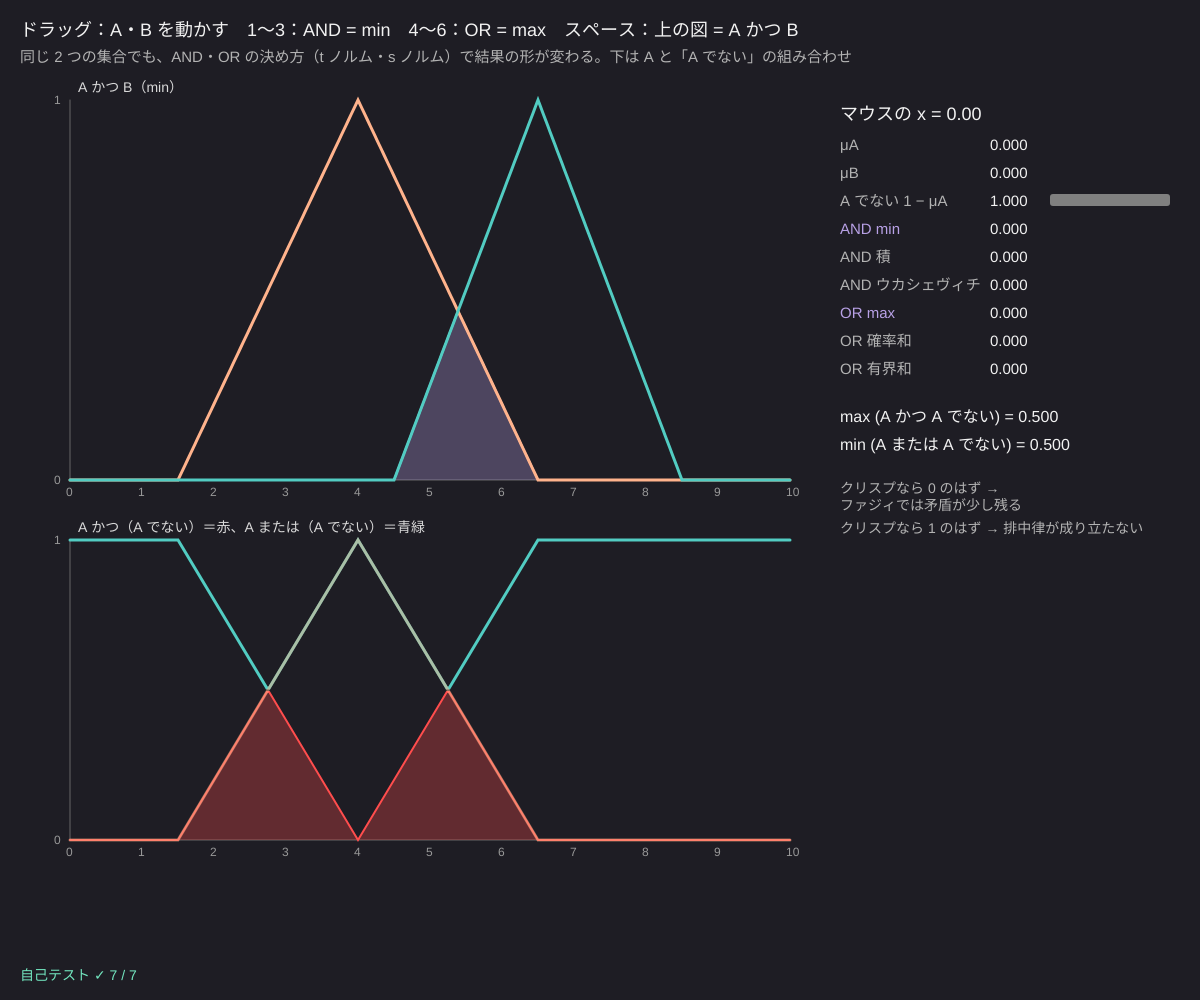
Frame 1 (no input)
Frame 60 (no input): identical to frame 1, image omitted
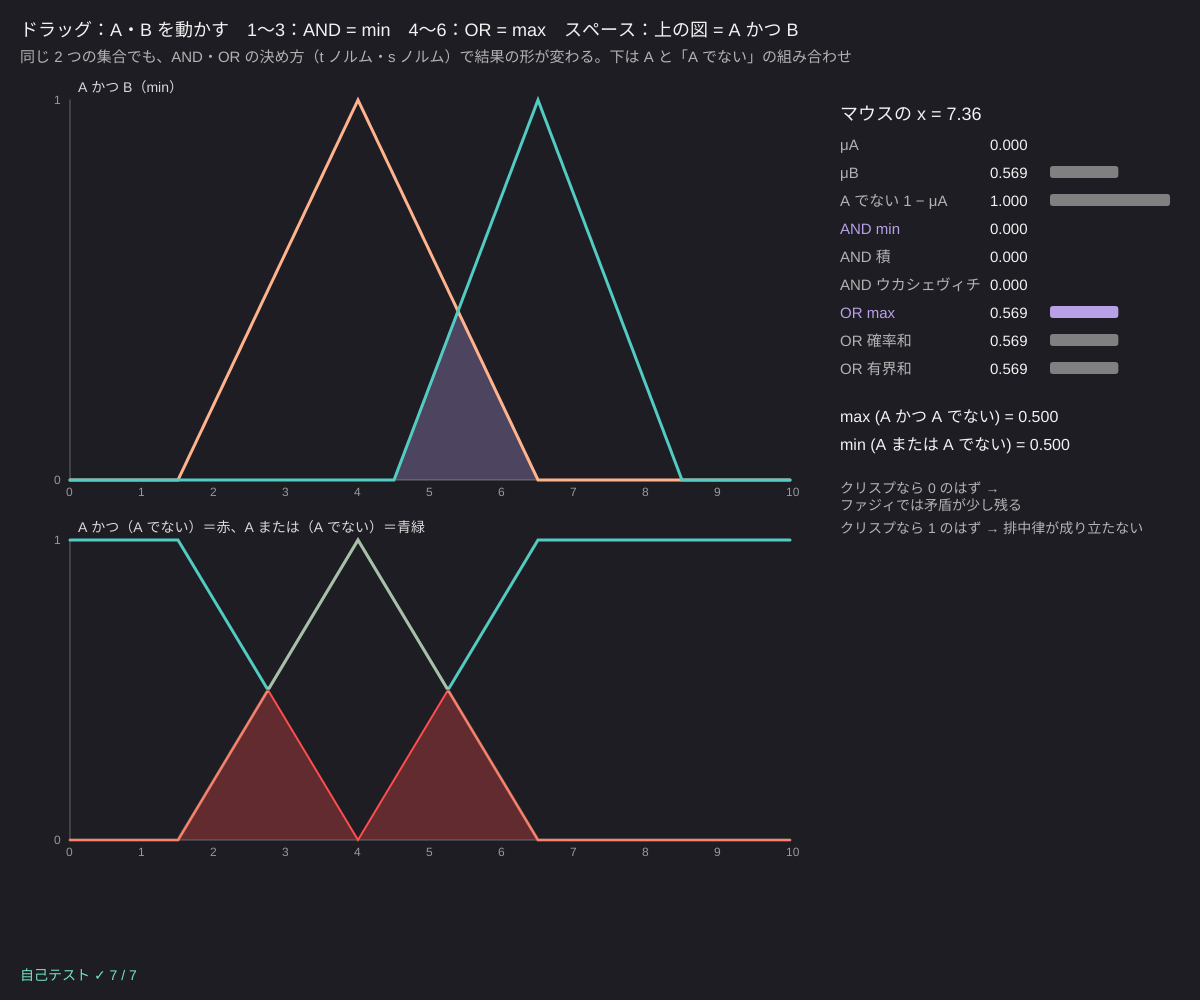
Frame 120 (the mouse pressed at the canvas centre since frame 60)

The p5.js sketch that drew these frames (run headless with seeded random() and noise() and a simulated clock; from frame 60 on, the mouse is pressed at the canvas centre):

// p5.js sketch
// ── sketch.js
// ============================================
// 02 ファジィ集合の演算 ─ かつ・または・でない
// AND（t ノルム）：min・積・ウカシェヴィチ max(0, a + b − 1)　OR（s ノルム）：max・確率和 a + b − ab・有界和
// NOT（補集合）：1 − μ。ファジィでは「A かつ A でない」が空にならない（排中律・矛盾律が成り立たない）
// ドラッグ = A・B を動かす / 1〜3 = AND の種類 / 4〜6 = OR の種類 / スペース = 上の図を AND → OR → NOT A
// ============================================

let pA = 4, pB = 6.5;        // ★ A・B の頂点の位置
let wA = 2.5, wB = 2;        // ★ 三角の半分の幅
let tn = 0, sn = 0, view = 0;
let XLO = 0, XHI = 10, NX = 1000;   // x は 0.01 刻み（三角の折れ目が格子に乗る）
const VIEWS = ['A かつ B', 'A または B', 'A でない'];

function setup() {
  createCanvas(windowWidth, windowHeight);
  colorMode(HSB, 360, 100, 100, 100);
  selfTest();
}
function muA(x) { return trimf(x, pA - wA, pA, pA + wA); }
function muB(x) { return trimf(x, pB - wB, pB, pB + wB); }
function opAt(x) {
  let a = muA(x), b = muB(x);
  return view === 0 ? T_NORMS[tn].f(a, b) : view === 1 ? S_NORMS[sn].f(a, b) : fnot(a);
}

function draw() {
  background(250, 18, 14);
  fill(0, 0, 95); noStroke(); textSize(18);
  text('ドラッグ：A・B を動かす　1〜3：AND = ' + T_NORMS[tn].name + '　4〜6：OR = ' + S_NORMS[sn].name + '　スペース：上の図 = ' + VIEWS[view], 20, 36);
  fill(0, 0, 70); textSize(15);
  text('同じ 2 つの集合でも、AND・OR の決め方（t ノルム・s ノルム）で結果の形が変わる。下は A と「A でない」の組み合わせ', 20, 62);

  // ---- 上：A・B と演算の結果
  let gx = 70, gw = width * 0.6;
  plotBox(gx, 100, gw, height * 0.38, [
    { f: opAt, col: color(260, 30, 90), fillIt: true },
    { f: muA, col: color(20, 45, 100) }, { f: muB, col: color(175, 60, 80) },
  ], VIEWS[view] + '（' + (view === 0 ? T_NORMS[tn].name : view === 1 ? S_NORMS[sn].name : '1 − μ') + '）');
  // ---- 下：A ∧ ¬A と A ∨ ¬A
  let andNot = (x) => T_NORMS[tn].f(muA(x), fnot(muA(x))), orNot = (x) => S_NORMS[sn].f(muA(x), fnot(muA(x)));
  let y2 = 100 + height * 0.38 + 60, h2 = height * 0.3;
  plotBox(gx, y2, gw, h2, [
    { f: andNot, col: color(0, 70, 100), fillIt: true }, { f: orNot, col: color(175, 60, 80) },
    { f: muA, col: color(20, 45, 100, 50) },
  ], 'A かつ（A でない）＝赤、A または（A でない）＝青緑');
  let mx = 0, mn = 1;
  for (let i = 0; i <= NX; i++) { let x = XLO + ((XHI - XLO) * i) / NX; mx = Math.max(mx, andNot(x)); mn = Math.min(mn, orNot(x)); }

  // ---- 右：数値の表
  noStroke();
  let tx = gx + gw + 50, ty = 120;
  let x = clampv(XLO + ((mouseX - gx) / gw) * (XHI - XLO), XLO, XHI), a = muA(x), b = muB(x);
  fill(0, 0, 95); textSize(18); text('マウスの x = ' + x.toFixed(2), tx, ty);
  textSize(15);
  let rows = [['μA', a], ['μB', b], ['A でない 1 − μA', fnot(a)]];
  T_NORMS.forEach((t, i) => rows.push(['AND ' + t.name, t.f(a, b), i === tn]));
  S_NORMS.forEach((s, i) => rows.push(['OR ' + s.name, s.f(a, b), i === sn]));
  rows.forEach((r, i) => {
    let yy = ty + 30 + i * 28;
    fill(r[2] ? color(260, 30, 90) : color(0, 0, 70)); text(r[0], tx, yy);
    fill(0, 0, 95); text(r[1].toFixed(3), tx + 150, yy);
    fill(r[2] ? color(260, 30, 90) : color(0, 0, 50)); rect(tx + 210, yy - 12, r[1] * 120, 12, 3);
  });
  let yy = ty + 30 + rows.length * 28 + 20;
  fill(0, 0, 95); textSize(16);
  text('max (A かつ A でない) = ' + mx.toFixed(3), tx, yy);
  text('min (A または A でない) = ' + mn.toFixed(3), tx, yy + 28);
  fill(0, 0, 70); textSize(14);
  text(mx > 1e-9 ? 'クリスプなら 0 のはず → ファジィでは矛盾が少し残る' : 'ウカシェヴィチの AND では A ∧ ¬A = ∅ になる！', tx, yy + 60, width - tx - 20);
  text(mn < 1 - 1e-9 ? 'クリスプなら 1 のはず → 排中律が成り立たない' : 'この OR では A ∨ ¬A = 全体（排中律が成り立つ）', tx, yy + 100, width - tx - 20);
  fill(selfTestResults.every((r) => r.ok) ? color(160, 50, 90) : color(0, 80, 100)); textSize(14);
  text(selfTestLine(), 20, height - 20);
}

// グラフ 1 枚：curves = [{ f, col, fillIt }]
function plotBox(gx, gy, gw, gh, curves, title) {
  let X = (x) => gx + ((x - XLO) / (XHI - XLO)) * gw, Y = (m) => gy + gh - m * gh;
  stroke(0, 0, 40); strokeWeight(1); line(gx, Y(0), gx + gw, Y(0)); line(gx, gy, gx, Y(0));
  noStroke(); fill(0, 0, 60); textSize(12);
  for (let x = XLO; x <= XHI; x++) text(x, X(x) - 4, Y(0) + 16);
  text('1', gx - 16, Y(1) + 4); text('0', gx - 16, Y(0) + 4);
  fill(0, 0, 85); textSize(14); text(title, gx + 8, gy - 8);
  for (let c of curves) {
    if (c.fillIt) { noStroke(); fill(hue(c.col), saturation(c.col), brightness(c.col), 30); }
    else noFill();
    stroke(c.col); strokeWeight(c.fillIt ? 2 : 3);
    beginShape();
    if (c.fillIt) vertex(X(XLO), Y(0));
    for (let i = 0; i <= 300; i++) { let x = XLO + ((XHI - XLO) * i) / 300; vertex(X(x), Y(c.f(x))); }
    if (c.fillIt) vertex(X(XHI), Y(0));
    endShape();
  }
}

function mouseDragged() {
  let gx = 70, gw = width * 0.6;
  if (mouseX < gx || mouseX > gx + gw) return;
  let x = clampv(XLO + ((mouseX - gx) / gw) * (XHI - XLO), 1, 9);
  if (Math.abs(x - pA) <= Math.abs(x - pB)) pA = x; else pB = x;
}
function keyPressed() {
  if (key >= '1' && key <= '3') tn = +key - 1;
  if (key >= '4' && key <= '6') sn = +key - 4;
  if (key === ' ') view = (view + 1) % 3;
}

// ---- 自己テスト：手で計算できる値と比べる
function selfTest() {
  selfTestResults = [];
  let grid = (f) => { let r = []; for (let i = 0; i <= NX; i++) r.push(f(XLO + ((XHI - XLO) * i) / NX)); return r; };
  let A = grid((x) => trimf(x, 2, 5, 8)), B = grid((x) => trimf(x, 4, 6, 8));
  check('max_x min(μA, 1 − μA) = 0.5（三角 (2, 5, 8)）', near(Math.max(...A.map((a) => Math.min(a, 1 - a))), 0.5, 1e-6));
  check('min_x max(μA, 1 − μA) = 0.5（排中律が成り立たない）', near(Math.min(...A.map((a) => Math.max(a, 1 - a))), 0.5, 1e-6));
  check('ウカシェヴィチ：A ∧ ¬A = 0、有界和：A ∨ ¬A = 1（どの x でも）', A.every((a) => near(T_NORMS[2].f(a, 1 - a), 0) && near(S_NORMS[2].f(a, 1 - a), 1)));
  check('ド・モルガン：¬(A ∧ B) = ¬A ∨ ¬B（min と max、積と確率和）', A.every((a, i) => near(1 - Math.min(a, B[i]), Math.max(1 - a, 1 - B[i])) && near(1 - a * B[i], S_NORMS[1].f(1 - a, 1 - B[i]))));
  check('どの t ノルムも ≤ min、どの s ノルムも ≥ max', A.every((a, i) => T_NORMS.every((t) => t.f(a, B[i]) <= Math.min(a, B[i]) + 1e-12) && S_NORMS.every((s) => s.f(a, B[i]) >= Math.max(a, B[i]) - 1e-12)));
  check('手計算：a = 0.6, b = 0.7 → min 0.6、積 0.42、ウカシェヴィチ 0.3、確率和 0.88', near(T_NORMS[1].f(0.6, 0.7), 0.42) && near(T_NORMS[2].f(0.6, 0.7), 0.3) && near(S_NORMS[1].f(0.6, 0.7), 0.88) && T_NORMS[0].f(0.6, 0.7) === 0.6);
  check('境界：T(a, 1) = a、S(a, 0) = a', [0, 0.3, 1].every((a) => T_NORMS.every((t) => near(t.f(a, 1), a)) && S_NORMS.every((s) => near(s.f(a, 0), a))));
  reportSelfTest();
}

// ---------- やってみよう ----------
// 1. A と B を離すと AND（min）は 0 に、OR は 2 つの山になる。重ねるとどうなる？
// 2. 1〜3 で AND を切りかえ、積はいつも min 以下、ウカシェヴィチはさらに小さいことを確かめよう
// 3. 下の図：min / max では A ∧ ¬A の最大が 0.5。ちょうど μA = 0.5 の点で起きる
// 4. 3（ウカシェヴィチ）と 6（有界和）を選ぶと、矛盾律も排中律も成り立つ！ そのかわり何が失われる？
// 5. 三角の幅 wA・wB を変えて、「ほぼ同じ」2 つの集合の AND を見てみよう


// ==================================================
// ここから下は「ファジィの道具」（中身は読まなくても OK。消さないでね）
// ==================================================
// ---- メンバーシップ関数（所属度 μ を 0〜1 で返す）
function trimf(x, a, b, c) {            // 三角：a で 0、b で 1、c で 0
  if (x < a || x > c) return 0;
  if (x === b) return 1;
  if (x < b) return b > a ? (x - a) / (b - a) : 1;
  return c > b ? (c - x) / (c - b) : 1;
}
function trapmf(x, a, b, c, d) {         // 台形：b〜c が 1
  if (x < a || x > d) return 0;
  if (x >= b && x <= c) return 1;
  if (x < b) return (x - a) / (b - a);
  return (d - x) / (d - c);
}
function gaussmf(x, c, s) { return Math.exp(-((x - c) * (x - c)) / (2 * s * s)); }
function sigmf(x, a, c) { return 1 / (1 + Math.exp(-a * (x - c))); }
function bellmf(x, a, b, c) { return 1 / (1 + Math.pow(Math.abs((x - c) / a), 2 * b)); }
// mf = { type: 'tri', p: [a, b, c] } のような形
function evalMF(mf, x) {
  let p = mf.p;
  if (mf.type === 'tri') return trimf(x, p[0], p[1], p[2]);
  if (mf.type === 'trap') return trapmf(x, p[0], p[1], p[2], p[3]);
  if (mf.type === 'gauss') return gaussmf(x, p[0], p[1]);
  if (mf.type === 'sig') return sigmf(x, p[0], p[1]);
  if (mf.type === 'bell') return bellmf(x, p[0], p[1], p[2]);
  return 0;
}
function clampv(v, a, b) { return v < a ? a : v > b ? b : v; }


// ---- 演算：t ノルム（かつ）・s ノルム（または）・補集合（でない）
const T_NORMS = [
  { name: 'min', f: (a, b) => Math.min(a, b) },
  { name: '積', f: (a, b) => a * b },
  { name: 'ウカシェヴィチ', f: (a, b) => Math.max(0, a + b - 1) },
];
const S_NORMS = [
  { name: 'max', f: (a, b) => Math.max(a, b) },
  { name: '確率和', f: (a, b) => a + b - a * b },
  { name: '有界和', f: (a, b) => Math.min(1, a + b) },
];
function fnot(a) { return 1 - a; }


// ---- 自己テストの道具
let selfTestResults = [];
function check(name, cond) { selfTestResults.push({ name, ok: !!cond }); }
function near(a, b, tol) { return a !== null && Math.abs(a - b) <= (tol === undefined ? 1e-9 : tol); }
function reportSelfTest() { for (let r of selfTestResults) (r.ok ? console.log : console.error)((r.ok ? '✓ ' : '✗ ') + r.name); }
function selfTestLine() { let n = selfTestResults.filter((r) => r.ok).length; return '自己テスト ' + (n === selfTestResults.length ? '✓ ' : '✗ ') + n + ' / ' + selfTestResults.length; }
